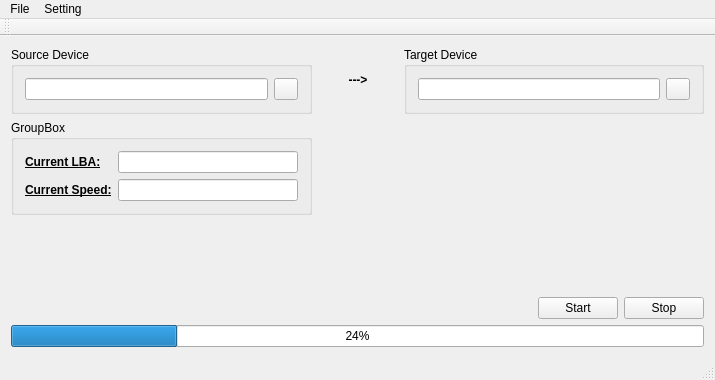
<?xml version="1.0" encoding="UTF-8"?>
<ui version="4.0">
 <class>ImagerClass</class>
 <widget class="QMainWindow" name="ImagerClass">
  <property name="geometry">
   <rect>
    <x>0</x>
    <y>0</y>
    <width>715</width>
    <height>380</height>
   </rect>
  </property>
  <property name="sizePolicy">
   <sizepolicy hsizetype="Minimum" vsizetype="Preferred">
    <horstretch>0</horstretch>
    <verstretch>0</verstretch>
   </sizepolicy>
  </property>
  <property name="minimumSize">
   <size>
    <width>0</width>
    <height>0</height>
   </size>
  </property>
  <property name="focusPolicy">
   <enum>Qt::NoFocus</enum>
  </property>
  <property name="windowTitle">
   <string>Imager</string>
  </property>
  <widget class="QWidget" name="centralWidget">
   <layout class="QGridLayout" name="gridLayout_5">
    <item row="0" column="0">
     <layout class="QGridLayout" name="gridLayout_4">
      <item row="0" column="0" rowspan="2">
       <layout class="QVBoxLayout" name="verticalLayout">
        <item>
         <widget class="QGroupBox" name="SourceGroupBox">
          <property name="title">
           <string>Source Device</string>
          </property>
          <layout class="QGridLayout" name="gridLayout">
           <item row="0" column="0">
            <widget class="QLineEdit" name="SourceText"/>
           </item>
           <item row="0" column="1">
            <widget class="QPushButton" name="SourceButton">
             <property name="maximumSize">
              <size>
               <width>24</width>
               <height>24</height>
              </size>
             </property>
             <property name="cursor">
              <cursorShape>OpenHandCursor</cursorShape>
             </property>
             <property name="text">
              <string/>
             </property>
             <property name="icon">
              <iconset>
               <normaloff>icons/DeviceIcon.ico</normaloff>icons/DeviceIcon.ico</iconset>
             </property>
             <property name="iconSize">
              <size>
               <width>24</width>
               <height>24</height>
              </size>
             </property>
             <property name="checkable">
              <bool>false</bool>
             </property>
             <property name="checked">
              <bool>false</bool>
             </property>
             <property name="flat">
              <bool>false</bool>
             </property>
            </widget>
           </item>
          </layout>
         </widget>
        </item>
        <item>
         <widget class="QGroupBox" name="groupBox">
          <property name="title">
           <string>GroupBox</string>
          </property>
          <layout class="QGridLayout" name="gridLayout_2">
           <item row="0" column="0">
            <widget class="QLabel" name="CurrentLBAText">
             <property name="text">
              <string>&lt;html&gt;&lt;head/&gt;&lt;body&gt;&lt;p&gt;&lt;span style=&quot; font-weight:600; text-decoration: underline;&quot;&gt;Current LBA:&lt;/span&gt;&lt;/p&gt;&lt;/body&gt;&lt;/html&gt;</string>
             </property>
            </widget>
           </item>
           <item row="0" column="1">
            <widget class="QLineEdit" name="EditNumberLBA">
             <property name="readOnly">
              <bool>true</bool>
             </property>
            </widget>
           </item>
           <item row="1" column="0">
            <widget class="QLabel" name="CurrentSpeedText">
             <property name="text">
              <string>&lt;html&gt;&lt;head/&gt;&lt;body&gt;&lt;p&gt;&lt;span style=&quot; font-weight:600; text-decoration: underline;&quot;&gt;Current Speed:&lt;/span&gt;&lt;/p&gt;&lt;/body&gt;&lt;/html&gt;</string>
             </property>
            </widget>
           </item>
           <item row="1" column="1">
            <widget class="QLineEdit" name="lineEdit"/>
           </item>
          </layout>
         </widget>
        </item>
       </layout>
      </item>
      <item row="0" column="1">
       <widget class="QPushButton" name="pushButton">
        <property name="sizePolicy">
         <sizepolicy hsizetype="Fixed" vsizetype="Fixed">
          <horstretch>0</horstretch>
          <verstretch>0</verstretch>
         </sizepolicy>
        </property>
        <property name="minimumSize">
         <size>
          <width>0</width>
          <height>50</height>
         </size>
        </property>
        <property name="font">
         <font>
          <weight>75</weight>
          <bold>true</bold>
         </font>
        </property>
        <property name="text">
         <string>---&gt;</string>
        </property>
        <property name="checkable">
         <bool>false</bool>
        </property>
        <property name="flat">
         <bool>true</bool>
        </property>
       </widget>
      </item>
      <item row="0" column="2">
       <widget class="QGroupBox" name="TargetGroupBox">
        <property name="title">
         <string>Target Device</string>
        </property>
        <layout class="QGridLayout" name="gridLayout_3">
         <item row="0" column="0">
          <widget class="QLineEdit" name="TargetText"/>
         </item>
         <item row="0" column="1">
          <widget class="QPushButton" name="TargetButton">
           <property name="maximumSize">
            <size>
             <width>24</width>
             <height>24</height>
            </size>
           </property>
           <property name="cursor">
            <cursorShape>OpenHandCursor</cursorShape>
           </property>
           <property name="text">
            <string/>
           </property>
           <property name="icon">
            <iconset>
             <normaloff>icons/DeviceIcon.ico</normaloff>icons/DeviceIcon.ico</iconset>
           </property>
           <property name="iconSize">
            <size>
             <width>24</width>
             <height>24</height>
            </size>
           </property>
           <property name="checkable">
            <bool>false</bool>
           </property>
           <property name="checked">
            <bool>false</bool>
           </property>
           <property name="flat">
            <bool>false</bool>
           </property>
          </widget>
         </item>
        </layout>
       </widget>
      </item>
      <item row="1" column="2">
       <spacer name="horizontalSpacer_2">
        <property name="orientation">
         <enum>Qt::Horizontal</enum>
        </property>
        <property name="sizeHint" stdset="0">
         <size>
          <width>40</width>
          <height>20</height>
         </size>
        </property>
       </spacer>
      </item>
     </layout>
    </item>
    <item row="1" column="0">
     <spacer name="verticalSpacer">
      <property name="orientation">
       <enum>Qt::Vertical</enum>
      </property>
      <property name="sizeHint" stdset="0">
       <size>
        <width>20</width>
        <height>99</height>
       </size>
      </property>
     </spacer>
    </item>
    <item row="2" column="0">
     <layout class="QHBoxLayout" name="horizontalLayout">
      <item>
       <spacer name="horizontalSpacer">
        <property name="orientation">
         <enum>Qt::Horizontal</enum>
        </property>
        <property name="sizeHint" stdset="0">
         <size>
          <width>27</width>
          <height>20</height>
         </size>
        </property>
       </spacer>
      </item>
      <item>
       <widget class="QPushButton" name="StartButton">
        <property name="text">
         <string>Start</string>
        </property>
       </widget>
      </item>
      <item>
       <widget class="QPushButton" name="StopButton">
        <property name="text">
         <string>Stop</string>
        </property>
       </widget>
      </item>
     </layout>
    </item>
    <item row="3" column="0">
     <widget class="QProgressBar" name="progressBar">
      <property name="value">
       <number>24</number>
      </property>
      <property name="alignment">
       <set>Qt::AlignCenter</set>
      </property>
      <property name="textVisible">
       <bool>true</bool>
      </property>
      <property name="invertedAppearance">
       <bool>false</bool>
      </property>
      <property name="textDirection">
       <enum>QProgressBar::TopToBottom</enum>
      </property>
     </widget>
    </item>
   </layout>
   <zorder>progressBar</zorder>
   <zorder></zorder>
   <zorder>groupBox</zorder>
   <zorder>pushButton</zorder>
   <zorder>horizontalSpacer_4</zorder>
   <zorder>horizontalSpacer_2</zorder>
   <zorder>horizontalSpacer</zorder>
  </widget>
  <widget class="QMenuBar" name="menuBar">
   <property name="geometry">
    <rect>
     <x>0</x>
     <y>0</y>
     <width>715</width>
     <height>20</height>
    </rect>
   </property>
   <widget class="QMenu" name="menuFile">
    <property name="title">
     <string>File</string>
    </property>
    <addaction name="actionExit"/>
   </widget>
   <widget class="QMenu" name="menuSetting">
    <property name="title">
     <string>Setting</string>
    </property>
    <addaction name="actionPreferences"/>
   </widget>
   <addaction name="menuFile"/>
   <addaction name="menuSetting"/>
  </widget>
  <widget class="QToolBar" name="mainToolBar">
   <attribute name="toolBarArea">
    <enum>TopToolBarArea</enum>
   </attribute>
   <attribute name="toolBarBreak">
    <bool>false</bool>
   </attribute>
  </widget>
  <widget class="QStatusBar" name="statusBar">
   <property name="enabled">
    <bool>false</bool>
   </property>
  </widget>
  <action name="actionPreferences">
   <property name="text">
    <string>Preferences</string>
   </property>
  </action>
  <action name="actionExit">
   <property name="text">
    <string>Exit</string>
   </property>
  </action>
 </widget>
 <layoutdefault spacing="6" margin="11"/>
 <resources>
  <include location="imager.qrc"/>
 </resources>
 <connections/>
</ui>
